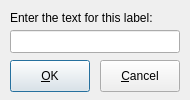
<?xml version="1.0" encoding="UTF-8"?>
<ui version="4.0" stdsetdef="1">
  <author></author>
  <comment></comment>
  <exportmacro></exportmacro>
  <class>TextEditDialog</class>
  <widget class="QDialog" name="TextEditDialog">
    <property name="geometry">
      <rect>
        <x>0</x>
        <y>0</y>
        <width>190</width>
        <height>100</height>
      </rect>
    </property>
    <property name="minimumSize">
      <size>
        <width>190</width>
        <height>100</height>
      </size>
    </property>
    <property name="maximumSize">
      <size>
        <width>190</width>
        <height>100</height>
      </size>
    </property>
    <property name="windowTitle">
      <string>Text Label</string>
    </property>
    <widget class="QLabel" name="TextLabel1">
      <property name="geometry">
        <rect>
          <x>10</x>
          <y>10</y>
          <width>148</width>
          <height>15</height>
        </rect>
      </property>
      <property name="text">
        <string>Enter the text for this label:</string>
      </property>
      <property name="wordWrap">
        <bool>false</bool>
      </property>
    </widget>
    <widget class="QLineEdit" name="textLineEdit">
      <property name="geometry">
        <rect>
          <x>10</x>
          <y>30</y>
          <width>170</width>
          <height>23</height>
        </rect>
      </property>
      <property name="maxLength">
        <number>20</number>
      </property>
    </widget>
    <widget class="QPushButton" name="buttonOk">
      <property name="geometry">
        <rect>
          <x>10</x>
          <y>60</y>
          <width>80</width>
          <height>32</height>
        </rect>
      </property>
      <property name="text">
        <string>&amp;OK</string>
      </property>
      <property name="autoDefault">
        <bool>true</bool>
      </property>
      <property name="default">
        <bool>true</bool>
      </property>
    </widget>
    <widget class="QPushButton" name="buttonCancel">
      <property name="geometry">
        <rect>
          <x>100</x>
          <y>60</y>
          <width>80</width>
          <height>32</height>
        </rect>
      </property>
      <property name="text">
        <string>&amp;Cancel</string>
      </property>
      <property name="autoDefault">
        <bool>true</bool>
      </property>
    </widget>
  </widget>
  <pixmapfunction>qPixmapFromMimeSource</pixmapfunction>
  <tabstops>
    <tabstop>textLineEdit</tabstop>
    <tabstop>buttonOk</tabstop>
    <tabstop>buttonCancel</tabstop>
  </tabstops>
  <connections>
    <connection>
      <sender>buttonOk</sender>
      <signal>clicked()</signal>
      <receiver>TextEditDialog</receiver>
      <slot>accept()</slot>
    </connection>
    <connection>
      <sender>buttonCancel</sender>
      <signal>clicked()</signal>
      <receiver>TextEditDialog</receiver>
      <slot>reject()</slot>
    </connection>
  </connections>
</ui>
